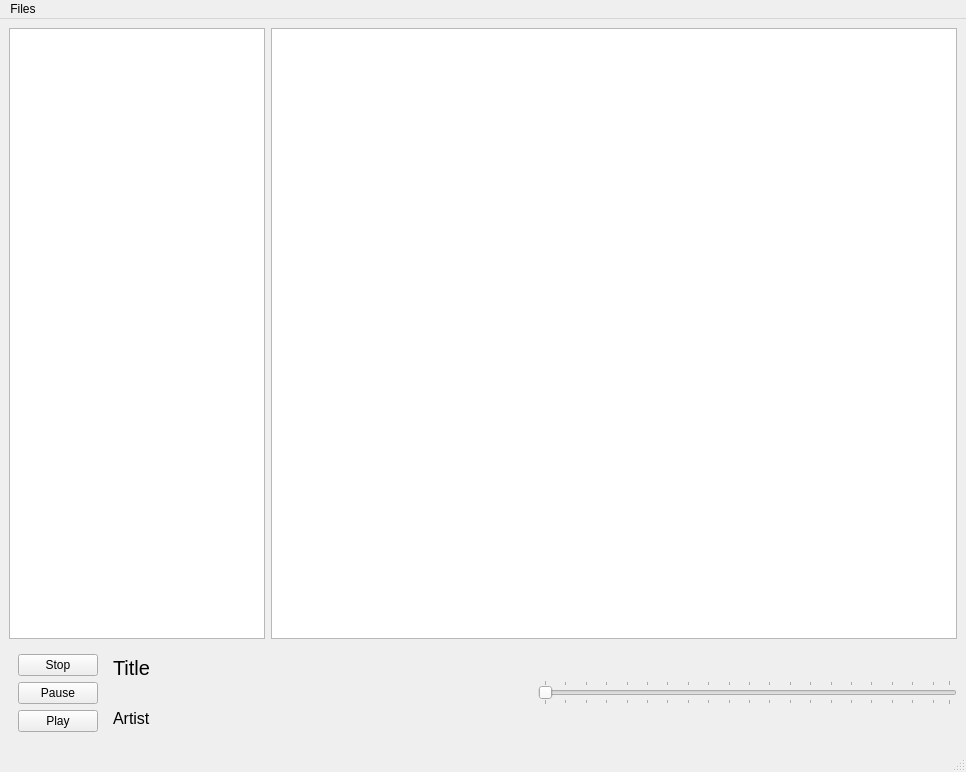
<?xml version="1.0" encoding="UTF-8"?>
<ui version="4.0">
 <class>MainWindow</class>
 <widget class="QMainWindow" name="MainWindow">
  <property name="geometry">
   <rect>
    <x>0</x>
    <y>0</y>
    <width>966</width>
    <height>772</height>
   </rect>
  </property>
  <property name="windowTitle">
   <string>MainWindow</string>
  </property>
  <widget class="QWidget" name="centralwidget">
   <layout class="QVBoxLayout" name="verticalLayout">
    <item>
     <layout class="QHBoxLayout" name="listsLayout">
      <item>
       <widget class="QListWidget" name="playlistWidget">
        <property name="sizePolicy">
         <sizepolicy hsizetype="Preferred" vsizetype="Expanding">
          <horstretch>0</horstretch>
          <verstretch>0</verstretch>
         </sizepolicy>
        </property>
       </widget>
      </item>
      <item>
       <widget class="QListWidget" name="songsiltWidget">
        <property name="sizePolicy">
         <sizepolicy hsizetype="Expanding" vsizetype="Preferred">
          <horstretch>0</horstretch>
          <verstretch>0</verstretch>
         </sizepolicy>
        </property>
        <property name="minimumSize">
         <size>
          <width>0</width>
          <height>300</height>
         </size>
        </property>
       </widget>
      </item>
     </layout>
    </item>
    <item>
     <layout class="QVBoxLayout" name="verticalLayout_2">
      <property name="sizeConstraint">
       <enum>QLayout::SetDefaultConstraint</enum>
      </property>
      <property name="leftMargin">
       <number>0</number>
      </property>
      <property name="bottomMargin">
       <number>0</number>
      </property>
      <item>
       <layout class="QHBoxLayout" name="dataLayout">
        <item>
         <widget class="QWidget" name="widget" native="true">
          <property name="sizePolicy">
           <sizepolicy hsizetype="Maximum" vsizetype="Minimum">
            <horstretch>0</horstretch>
            <verstretch>0</verstretch>
           </sizepolicy>
          </property>
          <layout class="QVBoxLayout" name="verticalLayout_5">
           <item>
            <widget class="QPushButton" name="stopButton_2">
             <property name="sizePolicy">
              <sizepolicy hsizetype="Maximum" vsizetype="Fixed">
               <horstretch>0</horstretch>
               <verstretch>0</verstretch>
              </sizepolicy>
             </property>
             <property name="text">
              <string>Stop</string>
             </property>
            </widget>
           </item>
           <item>
            <widget class="QPushButton" name="pauseButton_2">
             <property name="sizePolicy">
              <sizepolicy hsizetype="Maximum" vsizetype="Fixed">
               <horstretch>0</horstretch>
               <verstretch>0</verstretch>
              </sizepolicy>
             </property>
             <property name="text">
              <string>Pause</string>
             </property>
            </widget>
           </item>
           <item>
            <widget class="QPushButton" name="playButton_2">
             <property name="sizePolicy">
              <sizepolicy hsizetype="Maximum" vsizetype="Fixed">
               <horstretch>0</horstretch>
               <verstretch>0</verstretch>
              </sizepolicy>
             </property>
             <property name="text">
              <string>Play</string>
             </property>
            </widget>
           </item>
          </layout>
         </widget>
        </item>
        <item>
         <layout class="QVBoxLayout" name="verticalLayout_3">
          <item>
           <widget class="QLabel" name="titleLabel">
            <property name="sizePolicy">
             <sizepolicy hsizetype="Minimum" vsizetype="Minimum">
              <horstretch>0</horstretch>
              <verstretch>0</verstretch>
             </sizepolicy>
            </property>
            <property name="font">
             <font>
              <pointsize>15</pointsize>
             </font>
            </property>
            <property name="text">
             <string>Title</string>
            </property>
            <property name="scaledContents">
             <bool>true</bool>
            </property>
            <property name="wordWrap">
             <bool>true</bool>
            </property>
           </widget>
          </item>
          <item>
           <widget class="QLabel" name="artistLabel">
            <property name="sizePolicy">
             <sizepolicy hsizetype="Minimum" vsizetype="Minimum">
              <horstretch>0</horstretch>
              <verstretch>0</verstretch>
             </sizepolicy>
            </property>
            <property name="font">
             <font>
              <pointsize>12</pointsize>
             </font>
            </property>
            <property name="text">
             <string>Artist</string>
            </property>
           </widget>
          </item>
         </layout>
        </item>
        <item>
         <widget class="QSlider" name="horizontalSlider">
          <property name="sizePolicy">
           <sizepolicy hsizetype="Preferred" vsizetype="Fixed">
            <horstretch>0</horstretch>
            <verstretch>0</verstretch>
           </sizepolicy>
          </property>
          <property name="minimumSize">
           <size>
            <width>150</width>
            <height>0</height>
           </size>
          </property>
          <property name="minimum">
           <number>1</number>
          </property>
          <property name="maximum">
           <number>100</number>
          </property>
          <property name="orientation">
           <enum>Qt::Horizontal</enum>
          </property>
          <property name="invertedControls">
           <bool>false</bool>
          </property>
          <property name="tickPosition">
           <enum>QSlider::TicksBothSides</enum>
          </property>
          <property name="tickInterval">
           <number>5</number>
          </property>
         </widget>
        </item>
       </layout>
      </item>
     </layout>
    </item>
   </layout>
  </widget>
  <widget class="QStatusBar" name="statusbar"/>
  <widget class="QMenuBar" name="menubar">
   <property name="geometry">
    <rect>
     <x>0</x>
     <y>0</y>
     <width>966</width>
     <height>30</height>
    </rect>
   </property>
   <widget class="QMenu" name="menuAdd">
    <property name="title">
     <string>Files</string>
    </property>
    <addaction name="actionAdd_song"/>
    <addaction name="actionAdd_playlist"/>
   </widget>
   <addaction name="menuAdd"/>
  </widget>
  <action name="actionAddSong">
   <property name="text">
    <string>Add</string>
   </property>
  </action>
  <action name="actionEditSong">
   <property name="text">
    <string>Edit</string>
   </property>
  </action>
  <action name="actionAddPlaylist">
   <property name="text">
    <string>Add</string>
   </property>
  </action>
  <action name="actionEditPlaylist">
   <property name="text">
    <string>Edit</string>
   </property>
  </action>
  <action name="actionRemoveSong">
   <property name="text">
    <string>Remove</string>
   </property>
  </action>
  <action name="actionRemovePlaylist">
   <property name="text">
    <string>Remove</string>
   </property>
  </action>
  <action name="actionAdd_song">
   <property name="text">
    <string>Add song</string>
   </property>
  </action>
  <action name="actionAdd_playlist">
   <property name="text">
    <string>Add playlist</string>
   </property>
  </action>
 </widget>
 <resources/>
 <connections/>
</ui>
